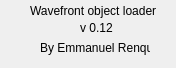
<?xml version="1.0" encoding="UTF-8"?>
<ui version="4.0">
 <class>About</class>
 <widget class="QDialog" name="About">
  <property name="geometry">
   <rect>
    <x>0</x>
    <y>0</y>
    <width>176</width>
    <height>68</height>
   </rect>
  </property>
  <property name="windowTitle">
   <string>Dialog</string>
  </property>
  <widget class="QLabel" name="Subject">
   <property name="geometry">
    <rect>
     <x>30</x>
     <y>0</y>
     <width>131</width>
     <height>21</height>
    </rect>
   </property>
   <property name="text">
    <string>Wavefront object loader</string>
   </property>
  </widget>
  <widget class="QLabel" name="Version">
   <property name="geometry">
    <rect>
     <x>80</x>
     <y>20</y>
     <width>41</width>
     <height>16</height>
    </rect>
   </property>
   <property name="text">
    <string>v 0.12</string>
   </property>
  </widget>
  <widget class="QLabel" name="label">
   <property name="geometry">
    <rect>
     <x>40</x>
     <y>40</y>
     <width>110</width>
     <height>16</height>
    </rect>
   </property>
   <property name="text">
    <string>By Emmanuel Renquin</string>
   </property>
  </widget>
 </widget>
 <resources/>
 <connections/>
</ui>
